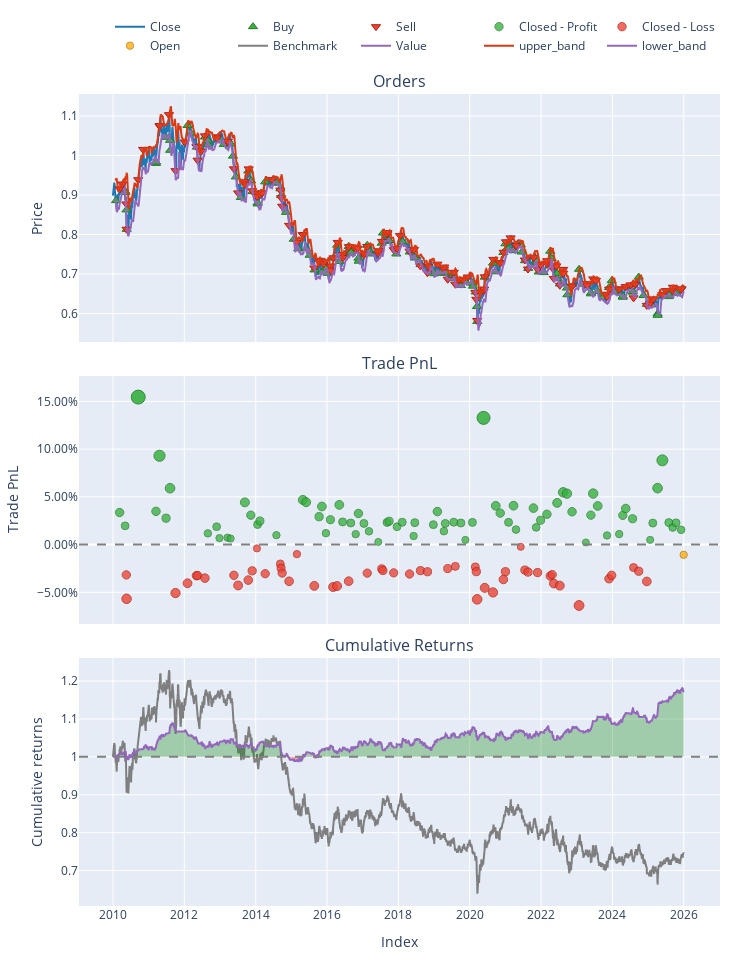

Write notebook code for a chart like this one.
### Code cell
fig = pf.plot()
fig.add_trace(
    strategy.upper_band.vbt.plot(trace_kwargs = dict(name = 'upper_band')).data[0]
)
fig.add_trace(
    strategy.lower_band.vbt.plot(trace_kwargs = dict(name = 'lower_band')).data[0]
)
fig.show()
